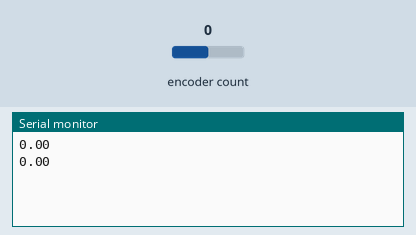
Simulated run of this sketch. Board: Arduino Uno, built with avr-gcc and run on an emulated ATmega328P. Parts: the last lines printed to the serial monitor. Inputs (shaded band) come from the test bench; at power-on: encoder count 0.

Above: at 1.2 s.
1.3 s: encoder count set to 1
At 2.6 s:
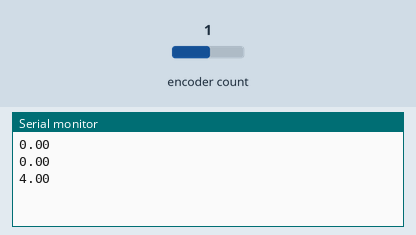
2.8 s: encoder count set to 2
At 3.4 s:
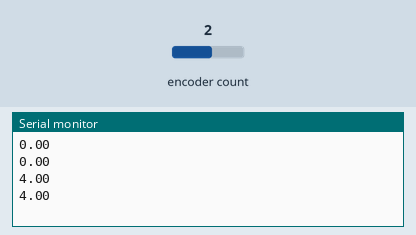
Timing chart, 0 to 5.8 s (numbered marks = the images above; inputs shaded):
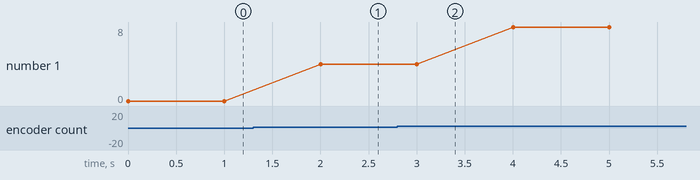

The sketch:

P1ArduinoCode.ino
```cpp
#include <Encoder.h>

union FLOATUNION_t {
  float number;
  uint8_t bytes[4];
};

FLOATUNION_t sendValue;

void setup() {
  // put your setup code here, to run once:
  sendValue.number = 0;
  Serial.begin(9600);
}

Encoder EncA(2, 3);

void loop() {
  // put your main code here, to run repeatedly:
  //Serial.write(sendValue.bytes, 4);
  Serial.println(sendValue.number);
  delay(500);
  sendValue.number = EncA.read();;
  delay(500);
}
```

Measured:
- after the input at 1.3 s, the serial monitor: prints a new line after 0.70 s (image 1)
- plotted number 1: 0 → 4 after the input at 1.3 s, 4 → 8 after the input at 2.8 s
